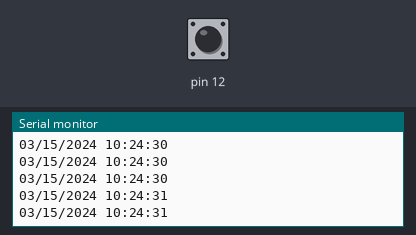
A sketch run on a simulated Arduino Uno, built with avr-gcc and run on an emulated ATmega328P. Shown: the last lines printed to the serial monitor. Inputs (shaded band) come from the test bench; at power-on: pin 12 HIGH. The local clock reads 2024-03-15 10:24:30 at power-on unless the sketch sets it.

Above: at 1.2 s.
1.3 s: pin 12 pulled LOW for 0.15 s
At 1.33 s:
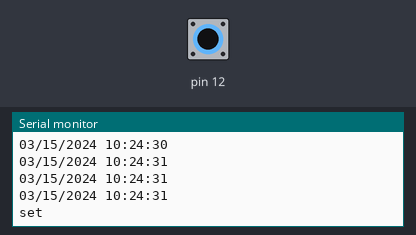
At 1.74 s:
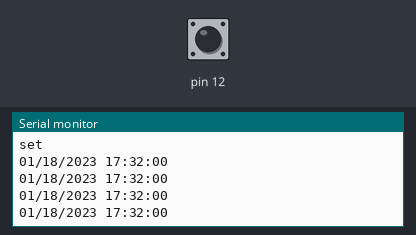
Timing chart, 0 to 4.3 s (numbered marks = the images above; inputs shaded):
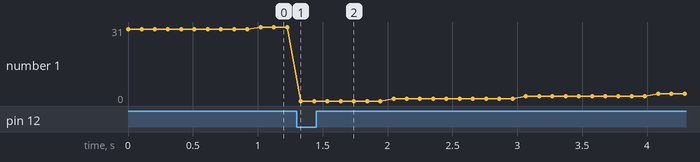

The sketch:

RTC_Time_setter_DS1302.ino
```cpp
#include <ThreeWire.h>
#include <RtcDS1302.h>

ThreeWire myWire(3,2,4); // IO, SCLK, CE(DAT, CLK, RST)
RtcDS1302<ThreeWire> Rtc(myWire);

void setup() {
  Serial.begin(57600);
  Rtc.Begin();

  pinMode(12, INPUT_PULLUP);

  Rtc.SetIsWriteProtected(false);
  if (!Rtc.GetIsRunning())
    {
        Rtc.SetIsRunning(true);
    }
}

void loop() {
  if(digitalRead(12) == LOW) {
    Rtc.SetDateTime(RtcDateTime("SEP/18/2023", "17:32:00"));
    Serial.println("set");
  }
  RtcDateTime now = Rtc.GetDateTime();
  printDateTime(now);
  Serial.println();
  delay(100);
}

#define countof(a) (sizeof(a) / sizeof(a[0]))

void printDateTime(const RtcDateTime& dt)
{
    char datestring[20];

    snprintf_P(datestring,
            countof(datestring),
            PSTR("%02u/%02u/%04u %02u:%02u:%02u"),
            dt.Month(),
            dt.Day(),
            dt.Year(),
            dt.Hour(),
            dt.Minute(),
            dt.Second() );
    Serial.print(datestring);
}
```

Measured:
- after the input at 1.3 s, the serial monitor: prints a new line at once (image 1)
- plotted number 1: 31 → 7 after the input at 1.3 s
